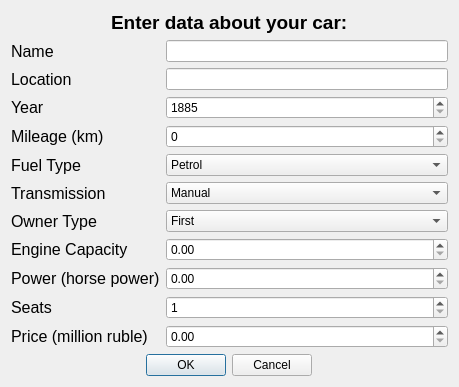
<?xml version="1.0" encoding="UTF-8"?>
<ui version="4.0">
 <class>AddRowDialog</class>
 <widget class="QDialog" name="AddRowDialog">
  <property name="geometry">
   <rect>
    <x>0</x>
    <y>0</y>
    <width>459</width>
    <height>375</height>
   </rect>
  </property>
  <property name="windowTitle">
   <string>Dialog</string>
  </property>
  <layout class="QVBoxLayout" name="verticalLayout_3" stretch="0,3,1">
   <item alignment="Qt::AlignHCenter">
    <widget class="QLabel" name="textLabel">
     <property name="font">
      <font>
       <family>Arial</family>
       <pointsize>14</pointsize>
       <bold>true</bold>
      </font>
     </property>
     <property name="text">
      <string>Enter data about your car:</string>
     </property>
    </widget>
   </item>
   <item>
    <layout class="QGridLayout" name="gridLayout">
     <item row="1" column="0">
      <widget class="QLabel" name="locationLabel">
       <property name="font">
        <font>
         <pointsize>12</pointsize>
        </font>
       </property>
       <property name="text">
        <string>Location</string>
       </property>
      </widget>
     </item>
     <item row="4" column="0">
      <widget class="QLabel" name="fuelLabel">
       <property name="font">
        <font>
         <pointsize>12</pointsize>
        </font>
       </property>
       <property name="text">
        <string>Fuel Type</string>
       </property>
      </widget>
     </item>
     <item row="0" column="2">
      <widget class="QLineEdit" name="nameLine"/>
     </item>
     <item row="1" column="2">
      <widget class="QLineEdit" name="locationLine"/>
     </item>
     <item row="6" column="0">
      <widget class="QLabel" name="ownerLabel">
       <property name="font">
        <font>
         <pointsize>12</pointsize>
        </font>
       </property>
       <property name="text">
        <string>Owner Type</string>
       </property>
      </widget>
     </item>
     <item row="5" column="0">
      <widget class="QLabel" name="transmissionLabel">
       <property name="font">
        <font>
         <pointsize>12</pointsize>
        </font>
       </property>
       <property name="text">
        <string>Transmission</string>
       </property>
      </widget>
     </item>
     <item row="8" column="0">
      <widget class="QLabel" name="powerLabel">
       <property name="font">
        <font>
         <pointsize>12</pointsize>
        </font>
       </property>
       <property name="text">
        <string>Power (horse power)</string>
       </property>
      </widget>
     </item>
     <item row="7" column="0">
      <widget class="QLabel" name="capacityLabel">
       <property name="font">
        <font>
         <pointsize>12</pointsize>
        </font>
       </property>
       <property name="text">
        <string>Engine Capacity</string>
       </property>
      </widget>
     </item>
     <item row="9" column="0">
      <widget class="QLabel" name="seatsLabel">
       <property name="font">
        <font>
         <pointsize>12</pointsize>
        </font>
       </property>
       <property name="text">
        <string>Seats</string>
       </property>
      </widget>
     </item>
     <item row="3" column="0">
      <widget class="QLabel" name="mileageLabel">
       <property name="font">
        <font>
         <pointsize>12</pointsize>
        </font>
       </property>
       <property name="text">
        <string>Mileage (km)</string>
       </property>
      </widget>
     </item>
     <item row="0" column="0">
      <widget class="QLabel" name="nameLabel">
       <property name="font">
        <font>
         <pointsize>12</pointsize>
        </font>
       </property>
       <property name="text">
        <string>Name</string>
       </property>
      </widget>
     </item>
     <item row="2" column="0">
      <widget class="QLabel" name="yearLabel">
       <property name="font">
        <font>
         <pointsize>12</pointsize>
        </font>
       </property>
       <property name="text">
        <string>Year</string>
       </property>
      </widget>
     </item>
     <item row="10" column="0">
      <widget class="QLabel" name="priceLabel">
       <property name="font">
        <font>
         <pointsize>12</pointsize>
        </font>
       </property>
       <property name="text">
        <string>Price (million ruble)</string>
       </property>
      </widget>
     </item>
     <item row="4" column="2">
      <widget class="QComboBox" name="fuelCB">
       <item>
        <property name="text">
         <string>Petrol</string>
        </property>
       </item>
       <item>
        <property name="text">
         <string>Diesel</string>
        </property>
       </item>
       <item>
        <property name="text">
         <string>Propane gas</string>
        </property>
       </item>
       <item>
        <property name="text">
         <string>Methane gas</string>
        </property>
       </item>
       <item>
        <property name="text">
         <string>Eco fuel</string>
        </property>
       </item>
       <item>
        <property name="text">
         <string>Electricity</string>
        </property>
       </item>
       <item>
        <property name="text">
         <string>Other</string>
        </property>
       </item>
      </widget>
     </item>
     <item row="5" column="2">
      <widget class="QComboBox" name="transmissionCB">
       <item>
        <property name="text">
         <string>Manual</string>
        </property>
       </item>
       <item>
        <property name="text">
         <string>Auomatic</string>
        </property>
       </item>
      </widget>
     </item>
     <item row="6" column="2">
      <widget class="QComboBox" name="ownerCB">
       <item>
        <property name="text">
         <string>First</string>
        </property>
       </item>
       <item>
        <property name="text">
         <string>Second</string>
        </property>
       </item>
       <item>
        <property name="text">
         <string>Third</string>
        </property>
       </item>
       <item>
        <property name="text">
         <string>Fourth &amp; Above</string>
        </property>
       </item>
      </widget>
     </item>
     <item row="9" column="2">
      <widget class="QSpinBox" name="seatsSpinB">
       <property name="minimum">
        <number>1</number>
       </property>
       <property name="maximum">
        <number>1000</number>
       </property>
      </widget>
     </item>
     <item row="2" column="2">
      <widget class="QSpinBox" name="yearSpinB">
       <property name="minimum">
        <number>1885</number>
       </property>
       <property name="maximum">
        <number>2024</number>
       </property>
      </widget>
     </item>
     <item row="3" column="2">
      <widget class="QSpinBox" name="mileageSpinBox">
       <property name="maximum">
        <number>1000000000</number>
       </property>
      </widget>
     </item>
     <item row="7" column="2">
      <widget class="QDoubleSpinBox" name="capacitySpinB">
       <property name="maximum">
        <double>10000000000000.000000000000000</double>
       </property>
       <property name="singleStep">
        <double>0.100000000000000</double>
       </property>
      </widget>
     </item>
     <item row="8" column="2">
      <widget class="QDoubleSpinBox" name="powerSpinB">
       <property name="maximum">
        <double>1000000000000.000000000000000</double>
       </property>
       <property name="singleStep">
        <double>0.100000000000000</double>
       </property>
      </widget>
     </item>
     <item row="10" column="2">
      <widget class="QDoubleSpinBox" name="priceSpinB">
       <property name="maximum">
        <double>10000000000000.000000000000000</double>
       </property>
       <property name="singleStep">
        <double>0.100000000000000</double>
       </property>
      </widget>
     </item>
    </layout>
   </item>
   <item>
    <layout class="QHBoxLayout" name="horizontalLayout">
     <property name="spacing">
      <number>4</number>
     </property>
     <item alignment="Qt::AlignHCenter">
      <widget class="QDialogButtonBox" name="buttonBox">
       <property name="orientation">
        <enum>Qt::Horizontal</enum>
       </property>
       <property name="standardButtons">
        <set>QDialogButtonBox::Cancel|QDialogButtonBox::Ok</set>
       </property>
      </widget>
     </item>
    </layout>
   </item>
  </layout>
 </widget>
 <resources/>
 <connections>
  <connection>
   <sender>buttonBox</sender>
   <signal>rejected()</signal>
   <receiver>AddRowDialog</receiver>
   <slot>reject()</slot>
   <hints>
    <hint type="sourcelabel">
     <x>316</x>
     <y>260</y>
    </hint>
    <hint type="destinationlabel">
     <x>286</x>
     <y>274</y>
    </hint>
   </hints>
  </connection>
  <connection>
   <sender>buttonBox</sender>
   <signal>accepted()</signal>
   <receiver>AddRowDialog</receiver>
   <slot>accept()</slot>
   <hints>
    <hint type="sourcelabel">
     <x>248</x>
     <y>254</y>
    </hint>
    <hint type="destinationlabel">
     <x>157</x>
     <y>274</y>
    </hint>
   </hints>
  </connection>
 </connections>
</ui>
